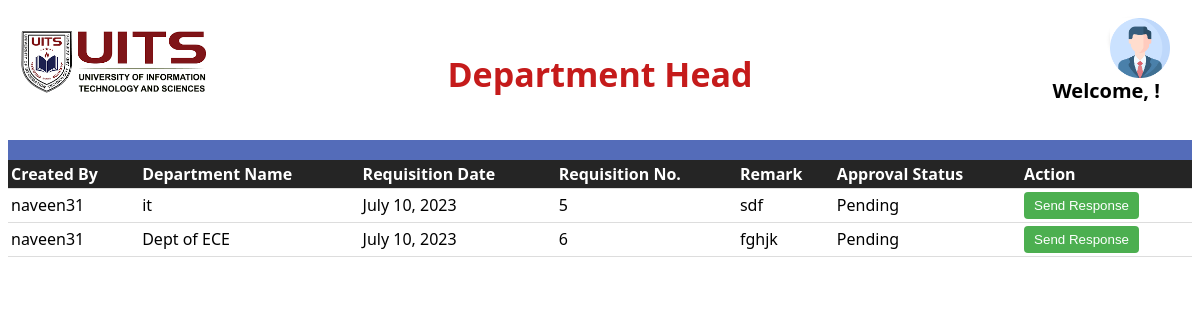
Page /department_head/ on the earlier database version.
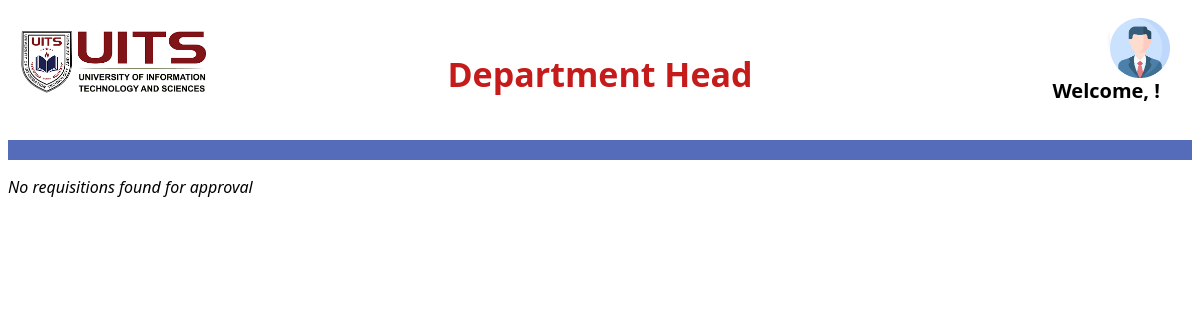
Same page on the later database version.
### apps/models.py (models this page shows, shortened)
class Requisition(models.Model):
    user_name = models.CharField(max_length=100)
    department_name = models.CharField(max_length=100)
    requisition_date = models.DateField(default=datetime.today())
    requisition_no = models.AutoField(primary_key=True)
    remark = models.TextField(blank=True)
    role_choices=(
        ('Department Head','Department Head'),
        ('Store Executive','Store Executive'),
         ('Administration','Administration'),
    )
    approval_role = models.CharField(max_length=100, choices=role_choices, default='Department Head')
    APPROVAL_CHOICES = (
        ('PENDING', 'Pending'),
        ('APPROVED', 'Approved'),
        ('REJECTED', 'Rejected'),
    )
    approval_status = models.CharField(max_length=20, choices=APPROVAL_CHOICES, default='PENDING')

### apps/views.py (the view)
# urls.py: path('department_head/', views.department_head, name='department_head'),
def department_head(request):
    username=request.user.username
    requisitions = Requisition.objects.filter(approval_status="PENDING")
    form = ApprovalForm()
    return render(request, 'department_head.html', {'requisitions': requisitions, 'form': form,'username':username})

### apps/templates/department_head.html (shortened to what this page needs)
<!DOCTYPE html>
<html>
<head>
</head>
<body>
    <div class="banner">
        <h1>Department Head</h1>
        <h2>Welcome, {{ username }}!</h2>
        <div class="profile">
            <a href="{% url 'profile_details' %}" ><img src="/static/images/profile.png" alt="Logo"></a>
            </div>
        <div class="logo">
            <img src="/static/images/logo.png" alt="Logo">
        </div>
    </div>
    <div class="navigation">
    </div>
    {% if requisitions %}
        <table>
            <thead>
                <tr>
                    <th>Created By</th>
                    <th>Department Name</th>
                    <th>Requisition Date</th>
                    <th>Requisition No.</th>
                    <th>Remark</th>
                    <th>Approval Status</th>
                    <th>Action</th>
                </tr>
            </thead>
            <tbody>
                {% for requisition in requisitions %}
                    <tr>
                        <td>{{ requisition.user_name }}</td>
                        <td>{{ requisition.department_name }}</td>
                        <td>{{ requisition.requisition_date }}</td>
                        <td>{{ requisition.requisition_no }}</td>
                        <td>{{ requisition.remark }}</td>
                        <td>{{ requisition.get_approval_status_display }}</td>
                        <td>
                            <button class="update-button" data-requisition-id="{{ requisition.requisition_no }}">Send Response</button>
                        </td>
                    </tr>
                {% endfor %}
            </tbody>
        </table>
    {% else %}
        <p class="empty-message">No requisitions found for approval</p>
    {% endif %}
</body>
</html>

### apps/templates/department_head.html (style rules this page uses)
body { font-family: 'Segoe UI', Tahoma, Geneva, Verdana, sans-serif; }
.empty-message { font-style: italic; }
.banner { background-color: white; padding: 20px; text-align: center; }
.banner h1 { color: #c51b1b; font-size: 34px; }
.banner .logo img { width: 190px; height: auto; margin-top: 20px; }
.logo { position: absolute; top: 10px; left: 20px; }
.profile { position: fixed; top: 18px; right: 50px; }
.profile a { display: block; width: 40px; height: 40px; background-color: #fff; border-radius: 50%; box-shadow: 0 2px 4px rgba(0, 0, 0, 0.1); text-align: center; line-height: 40px; }
.profile img { width: 60px; height: 60px; vertical-align: middle; }
h2 { font-size: 20px; position: fixed; top: 60px; right: 40px; }
.navigation { background-color: #546cb9; padding: 10px; }

Differences in the rows shown:
removed Requisition: user_name "naveen31", department_name "it", requisition_date "July 10, 2023", requisition_no "5", remark "sdf", approval_status "Pending"
removed Requisition: user_name "naveen31", department_name "Dept of ECE", requisition_date "July 10, 2023", requisition_no "6", remark "fghjk", approval_status "Pending"
Other differences:
text no longer shown: "Created By Department Name Requisition Date Requisition No. Remark Approval Status Action"
text now shown: "No requisitions found for approval"
